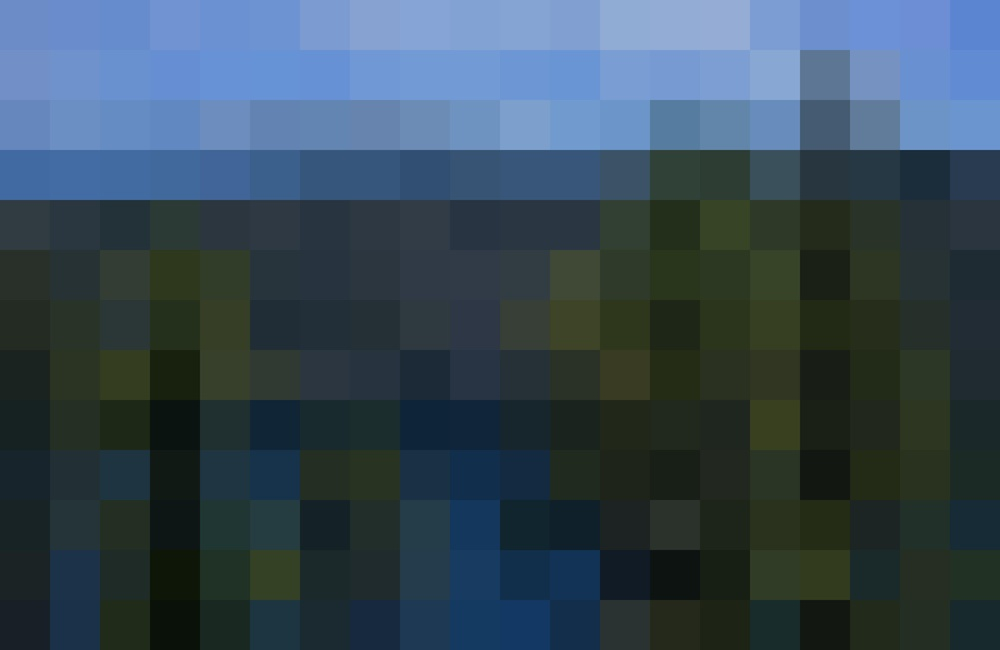
#> input picture image/pix_tahoe.JPG, 1000 x 650 px, shrunk from 6000 x 3900 before the run, found by its file name
$ python pixelizer.py ../pix_tahoe.JPG 5 ../trees.JPG
#> lines starting #> are read from the running program, lines starting #| are printed output that depends on the picture
import numpy as np
import matplotlib.pyplot as plt
from PIL import Image
import sys

# [28 lines left out: functions make_pallate, lim_pal, not called in this run]

def myround(x, base=5):
    return base * round(x/base)

def round_triple(triple_set):
    x = 0
    y = 0
    z = 0
    count = 0
    for i in triple_set:
        x += i[0]
        y += i[1]
        z += i[2]
        count += 1
    x /= count
    y /= count
    z /= count
    bit_pixel = np.array([myround(x,10),myround(y,10),myround(z,10)])
    return bit_pixel

# [12 lines left out: function average, not called in this run]

def pixelate(picture,pix_across, crop = True):
    pix_size = length//pix_across
    pix_down = height//pix_size
    new_picture = picture.copy()

    v_cutoff = (height - pix_size*pix_down)//2
    h_cutoff = (length - pix_size*pix_across)//2
    new_picture = new_picture[v_cutoff:v_cutoff+pix_size*pix_down, h_cutoff:h_cutoff+pix_size*pix_across]
    pixel_count = 0
    for i in range(pix_down):
        for j in range(pix_across):
            pixels = list()
            #averages pixels in a square block
            for a in range(pix_size//4,3*pix_size//4,2):
                for b in range(pix_size//4,3*pix_size//4,2):
                    pixels.append(new_picture[pix_size*i + a][pix_size*j + b])
            pixel_count += 1
            percent_done = ((pixel_count/(pix_down*pix_across))*100)//1
            print('     processing image: ' + str(percent_done) + '%', end = '\r')
            avg = round_triple(pixels)
            #rewrites the pixels to the average
            for a in range(pix_size):
                for b in range(pix_size):
                    new_picture[pix_size*i + a][pix_size*j + b] = avg

    print('\t'*4)
    return new_picture


# [44 lines left out: functions shrink, contrast, not called in this run]

if __name__ == '__main__':
    color_img = Image.open('frames/' + sys.argv[1])
#> color_img is the input picture: PIL image 1000x650 RGB; mean R, G, B 53.7, 72.7, 85.8
    image_matrix = np.array(color_img)
    height = (len(image_matrix))
#> height = 650
    length = (len(image_matrix[0]))
#> length = 1000
    pixelated = pixelate(image_matrix, int(sys.argv[2]))
#> in pixelate, `pix_size = length//pix_across`: pix_size = 200
#> in pixelate, `pix_down = height//pix_size`: pix_down = 3
#> in pixelate, `v_cutoff = (height - pix_size*pix_down)//2`: v_cutoff = 25
#> in pixelate, `h_cutoff = (length - pix_size*pix_across)//2`: h_cutoff = 0
#> in pixelate, `new_picture = new_picture[v_cutoff:v_cutoff+pix_size*pix_down, h_cutof..`:
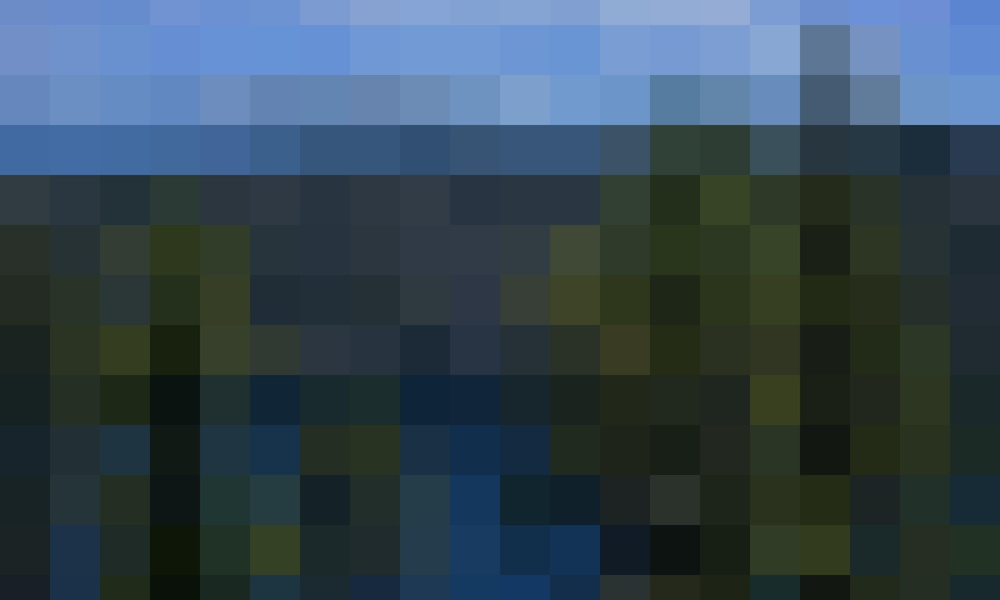
#> new_picture: shape (600, 1000, 3); mean R, G, B 52, 70.6, 82.2
#> after the loop in pixelate, `for i in range(pix_down):`:
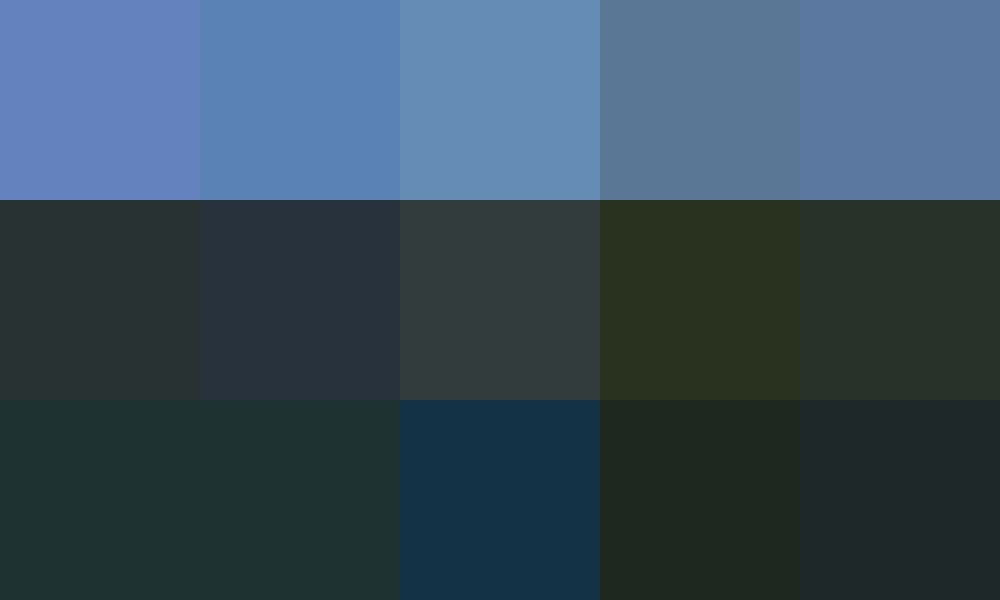
#> new_picture: shape (600, 1000, 3); mean R, G, B 54.7, 75.3, 89.3
#> after the loop in pixelate, `for i in range(pix_down):`: pixel_count = 15
    #print('pixelated type : ' + str(type(pixelated)))
    down_cast = pixelated.astype(dtype=np.uint8)
    #print('downcast type : ' + str(type(down_cast)))
    #print(type(down_cast[1][1][1]))
    if sys.argv[3] and sys.argv[3] == 's':
        result = Image.fromarray(down_cast)
        result.save('pixelated/pixel_' + sys.argv[1])
        print('image written : ' + sys.argv[1])
    else:
        plt.imshow(pixelated)
        plt.show()
